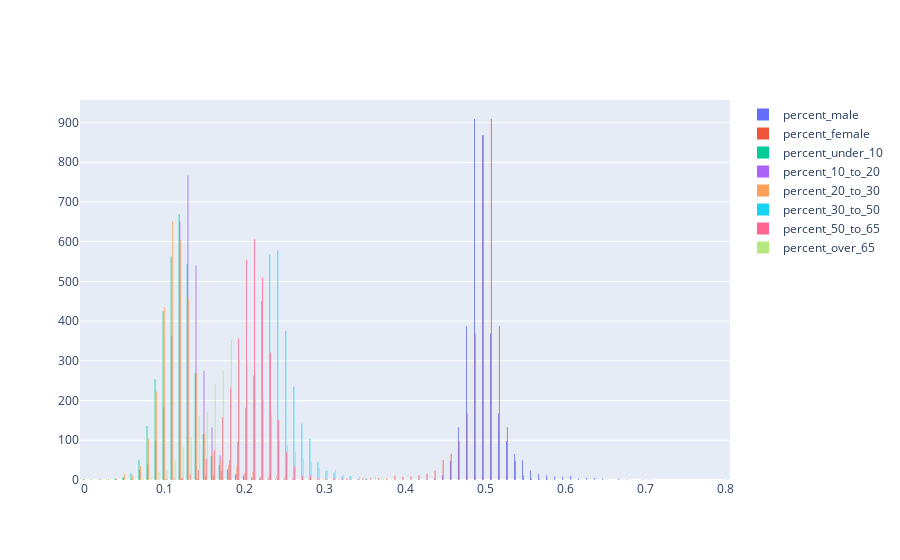

Source (notebook cell):
### Code cell
df = datasets.load_age_and_gender_data()

fig = go.Figure()
for column in df.columns:
    if column != "county_fips":
        fig.add_histogram(x=df[column], name=column)
fig.show()

### Figure 1 — Plotly figure (JSON) as saved in the notebook; plotly's stock layout.template omitted (floating-point values rounded to 4 significant figures; data arrays with more than 128 entries replaced by an {"elided": "..."} marker saying what was removed)
{"data": [{"name": "percent_male", "type": "histogram", "x": {"elided": "3221 float values"}}, {"name": "percent_female", "type": "histogram", "x": {"elided": "3221 float values"}}, {"name": "percent_under_10", "type": "histogram", "x": {"elided": "3221 float values"}}, {"name": "percent_10_to_20", "type": "histogram", "x": {"elided": "3221 float values"}}, {"name": "percent_20_to_30", "type": "histogram", "x": {"elided": "3221 float values"}}, {"name": "percent_30_to_50", "type": "histogram", "x": {"elided": "3221 float values"}}, {"name": "percent_50_to_65", "type": "histogram", "x": {"elided": "3221 float values"}}, {"name": "percent_over_65", "type": "histogram", "x": {"elided": "3221 float values"}}], "layout": {}}
